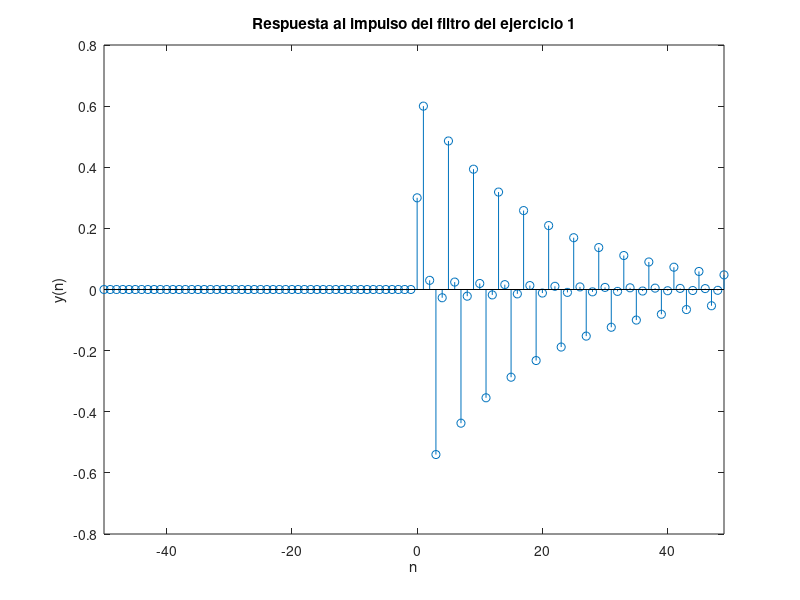
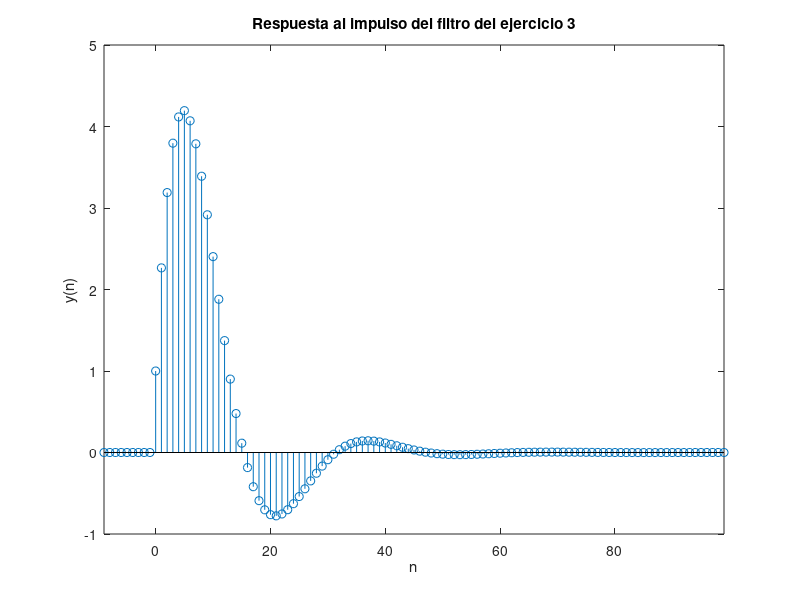
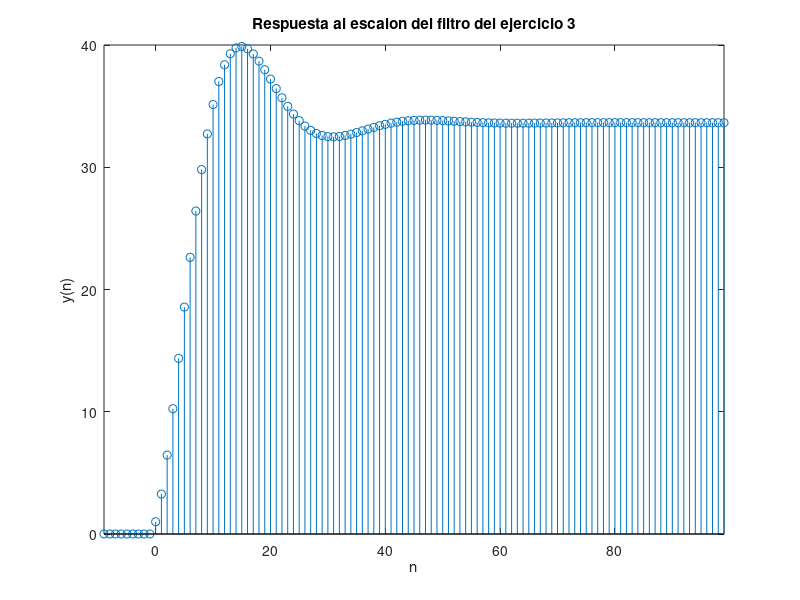

MATLAB code for these plots, in order: (Note: this script raises an error after producing the figures.)
%##EJERCICIOS AEC2

clear all;

%##EJERCCIO 1

n=-50:1:49;
a=[1,0,0.9];                                    %%Coeficientes de y
b=[0.3,0.6,0.3];                                %%Coeficientes de x
delta=[zeros(1,50),1,zeros(1,49)];              %%Impulso unitario centrado en n=0
y1=filter(b,a,delta);                           %%Respuesta al impulso del filtro
figure;
stem(n,y1);xlabel("n");ylabel("y(n)");  
axis([-50 49]);
title("Respuesta al impulso del filtro del ejercicio 1");  
            
%##------------------------------------------------------------------------------

%##EJERCICIO 3
%##Respuesta al impulso filtro ejercicio 3
n=-9:1:99;
a=[1,-1.8*cos(pi/16),0.81];
b=[1,1/2,0];
delta=[zeros(1,9),1,zeros(1,99)];
un=[zeros(1,9),ones(1,100)];
figure;
y2=filter(b,a,delta);                   
stem(n,y2);xlabel("n");ylabel("y(n)");
axis([-9 99]);
title("Respuesta al impulso del filtro del ejercicio 3");

%##------------------------------------------------------------------------------
%##Respuesta al escalon del filtro del ejercicio 3
[y3,finalstate]=filter(b,a,un);
figure;
stem(n,y3);xlabel("n");ylabel("y(n)");
axis([-9 99]);
title("Respuesta al escalon del filtro del ejercicio 3");

%##------------------------------------------------------------------------------
%##Valor cuando n tiende a infinito de la respuesta del filtro a la señal escalon
%##Hacemos n mayor aumentando la dimension de un,para ello aumentamos tambien n,en este caso hasta 400
n=0:1:400;
un=[zeros(1,length(n)/2),ones(1,length(n)/2+1)];
[y3_400,sf1]=filter(b,a,un);
%##Hacemos n mayor aumentando la dimension de un,para ello aumentamos tambien n,en este caso hasta 1000
n=0:1:1000;
un=[zeros(1,length(n)/2),ones(1,length(n)/2+1)];
[y3_1000,sf2]=filter(b,a,un);
estadofinal=[finalstate;sf1;sf2];
estadofinal
%##Vemos que al hacer n grande el valor de y(n) tiende a 1,7922 y -2.26174
fprintf("El valor Ho de la respuesta al escalon (cuando n tiende a infinito --n=1000--) es %d:\n",y3_1000(end));


%##------------------------------------------------------------------------------
%##Derivada de la respuesta del filtro al escalon

n=-9:1:99;
y3diff=diff(y3);
figure; 
subplot(2,1,1);                  
stem(n,[0,y3diff]);xlabel("n");ylabel("y(n)");
axis([-9 99]);
title("Derivada de la respuesta al escalon del filtro del ejercicio 3");
subplot(2,1,2);
stem(n,y2);xlabel("n");ylabel("y(n)");
axis([-9 99]);
title("Respuesta al impulso del filtro del ejercicio 3");

%##EJERCICIO 4

%##------------------------------------------------------------------------------
%##Respuesta del filtro en frecuencia

df=-2*pi:0.01:2*pi;
df1=-pi:0.01/2:pi;
dt=0:0.01:length(df)/100-0.01;

delta=[1,zeros(1,length(dt)-1)];
h1=filter(b,a,delta);
h1freq=fftshift(fft(h1));
h1freqz=freqz(b,a,dt);

figure;
subplot(3,1,1);
plot(df1,abs(h1freq));xlabel('w');ylabel('│H(w)│');
set (gca, 'xtick', [-2*pi,-pi,0,pi,2*pi]);                      %%Tomamos los valores del eje x        
set (gca, 'xticklabel', {'-2∏','-∏', 0, '∏','2∏'});             %%Les asignamos los textos anteriores a cada valor
subplot(3,1,2);
plot(df1,10*log10(abs(h1freq)));xlabel("w");ylabel("│H(w)│(dB)")
set (gca, 'xtick', [-2*pi,-pi,0,pi,2*pi]);
set (gca, 'xticklabel', {'-2∏','-∏', 0, '∏','2∏'});
subplot(3,1,3);
plot(df1,angle(h1freq));xlabel("w");ylabel("angle H(w)");
set (gca, 'ytick', [-2*pi,-pi,0,pi,2*pi]);
set (gca, 'yticklabel', {'-2∏','-∏', 0, '∏','2∏'});
set (gca, 'xtick', [-2*pi,-pi,0,pi,2*pi]);
set (gca, 'xticklabel', {'-2∏','-∏', 0, '∏','2∏'});
figure;
subplot(2,1,1);
plot(df1,real(h1freq));xlabel("w");ylabel("real H(w)");
set (gca, 'xtick', [-2*pi,-pi,0,pi,2*pi]);
set (gca, 'xticklabel', {'-2∏','-∏', 0, '∏','2∏'});
subplot(2,1,2);
plot(df1,imag(h1freq));xlabel("w");ylabel("imag H(w)");
set (gca, 'xtick', [-2*pi,-pi,0,pi,2*pi]);
set (gca, 'xticklabel', {'-2∏','-∏', 0, '∏','2∏'});

figure;
subplot(3,1,1);
plot(df,abs(h1freqz));xlabel('w');ylabel('│H(w)│');
set (gca, 'xtick', [-2*pi,-pi,0,pi,2*pi]);
set (gca, 'xticklabel', {'-2∏','-∏', 0, '∏','2∏'});
subplot(3,1,2);
plot(df,10*log10(abs(h1freqz)));xlabel("w");ylabel("│H(w)│(dB)")
set (gca, 'xtick', [-2*pi,-pi,0,pi,2*pi]);
set (gca, 'xticklabel', {'-2∏','-∏', 0, '∏','2∏'});
subplot(3,1,3);
plot(df,angle(h1freqz));xlabel("w");ylabel("angle H(w)");
set (gca, 'ytick', [-2*pi,-pi,0,pi,2*pi]);
set (gca, 'yticklabel', {'-2∏','-∏', 0, '∏','2∏'});
set (gca, 'xtick', [-2*pi,-pi,0,pi,2*pi]);
set (gca, 'xticklabel', {'-2∏','-∏', 0, '∏','2∏'});
figure;
subplot(2,1,1);
plot(df,real(h1freqz));xlabel("w");ylabel("real Y(w)");
set (gca, 'xtick', [-2*pi,-pi,0,pi,2*pi]);
set (gca, 'xticklabel', {'-2∏','-∏', 0, '∏','2∏'});
subplot(2,1,2);
plot(df,imag(h1freqz));xlabel("w");ylabel("imag Y(w)");
set (gca, 'xtick', [-2*pi,-pi,0,pi,2*pi]);
set (gca, 'xticklabel', {'-2∏','-∏', 0, '∏','2∏'});

%##EJERCICIO 5

%##------------------------------------------------------------------------------
%##Respuesta en frecuencia mediante muestras de la señal

n=-9:1:99;
un=[zeros(1,9),ones(1,100)];
p = input ("Introduzca el valor de p:");
xn=e.^(j*n*p/3).*un;
figure;
subplot(4,1,1);
stem(n,abs(xn));xlabel("n");ylabel("│x(n)│");title("Modulo de x(n) ejercicio 5")
axis([-9 99]);
subplot(4,1,2);
plot(n,angle(xn));xlabel("n");ylabel("Fase x(n)");title("Fase de x(n) ejercicio 5")
set (gca, 'ytick', [-2*pi,-pi,0,pi,2*pi]);
set (gca, 'yticklabel', {'-2∏','-∏', 0, '∏','2∏'});
axis([-9 99]);
subplot(4,1,3);
stem(n,real(xn));xlabel("n");ylabel("real x(n)");title("Parte real señal x(n) ejercicio 5")
axis([-9 99]);
subplot(4,1,4);
stem(n,imag(xn));xlabel("n");ylabel("imag x(n)");title("Parte imaginaria señal x(n) ejercicio 5")
axis([-9 99]);
 
n=-9:0.01:100;
un=[zeros(1,9),ones(1,length(n)-9)];
xn=e.^(j*n*p/3).*un;
y4=filter(b,a,xn);                                %%Respuesta para una componente en frecuencia
fprintf("El valor de H de la respuesta del sistema (cuando n tiende a infinito --n=100--) es modulo %d y fase %d:\n",abs(y4(end)),angle(y4(end)));


vechn=[];
for w=-650:1:650
  xn=e.^(j*n*w).*un;
  yn=filter(b,a,xn);
  vechn=[vechn yn(end)];
endfor
w=-650:1:650;
figure;
plot(w,abs(vechn));
set (gca, 'xtick', [-2*pi*100,-pi*100,0,pi*100,2*pi*100]);
set (gca, 'xticklabel', {'-2∏','-∏', 0, '∏','2∏'});
4
                      
